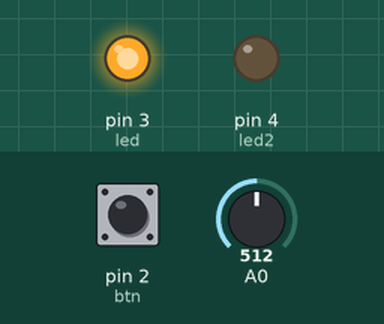
A sketch run on a simulated Arduino Uno, built with avr-gcc and run on an emulated ATmega328P. Parts: output pins drawn as LEDs (lit = HIGH). The inputs (shaded band) are chosen by the test bench; at power-on: pin 2 (btn) HIGH, A0 = 512. Random numbers use the default seed unless the sketch sets one.

Above: at 5.9 s.
6.0 s: pin 2 (btn) pulled LOW for 1 s
At 7.5 s:
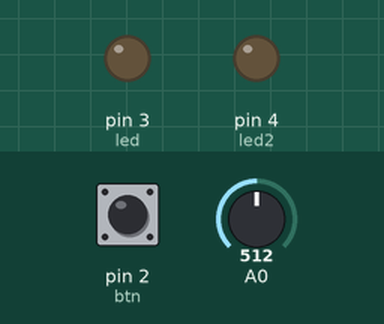
At 11.0 s:
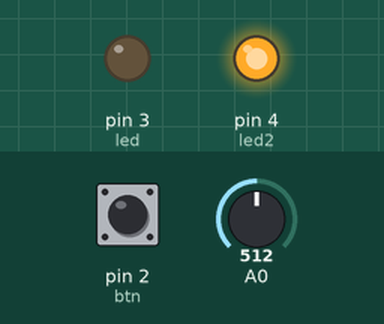
Timing chart, 0 to 13.4 s (numbered marks = the images above; inputs shaded):
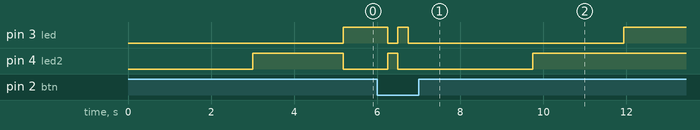

Measured:
- after the input at 6.0 s, pin 3 (led): HIGH → LOW after 0.25 s, → HIGH 0.25 s later, → LOW 0.25 s later, → HIGH 5.2 s later; pin 4 (led2): LOW → HIGH after 0.25 s, → LOW 0.25 s later, → HIGH 3.3 s later

The sketch:

Rxn_time_game.ino
```cpp
int btn = 2; // Pin for button
int led = 3;  // Pin for Green Led
int led2 = 4; // Pin for white Led
int s = 0;    // Flag 1
int b = 0;    // Flag 2
long t1, t2;  // Time variables

void setup() {
  pinMode(btn, INPUT_PULLUP);
  pinMode(led, OUTPUT);
  pinMode(led2, OUTPUT);
  pinMode(A0, INPUT);

}

void loop() {
  while(s == 0){
    int x = analogRead(A0);
    randomSeed(x);
    int rand_num = random(1000, 10000);


    delay(3000);
    digitalWrite(led2, 1);
    delay(rand_num);
    digitalWrite(led2, 0);
    digitalWrite(led, 1);
    t1 = millis();
    while(b == 0){
      int b_state = digitalRead(2);
      if(b_state == 0){
        t2 = millis();
        b = 1;
        }
    }
    long t = t2 - t1;
    if(t < 500){
      digitalWrite(led, 1);
      digitalWrite(led2, 1);
      delay(5000);
    }
    else if(t > 500){
      digitalWrite(led, 1);
      delay(250);
      digitalWrite(led, 0);
      digitalWrite(led2, 1);
      delay(250);
      digitalWrite(led, 1);
      digitalWrite(led2, 0);
      delay(250);
      digitalWrite(led, 0);
      digitalWrite(led2, 1);
    }
    s = 1;
    }
  if(digitalRead(btn) == 0){
    s = 0;
    digitalWrite(led, 0);
    digitalWrite(led2, 0);
  }

}
```
